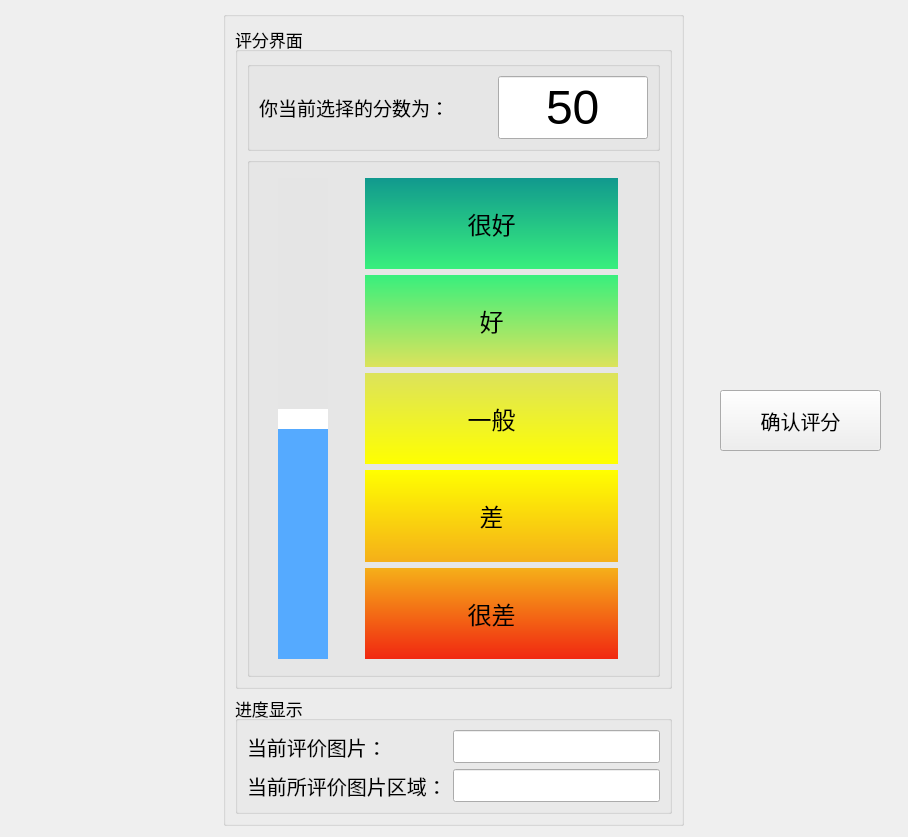
<?xml version="1.0" encoding="UTF-8"?>
<ui version="4.0">
 <class>ScorePage</class>
 <widget class="QMainWindow" name="ScorePage">
  <property name="geometry">
   <rect>
    <x>0</x>
    <y>0</y>
    <width>908</width>
    <height>837</height>
   </rect>
  </property>
  <property name="windowTitle">
   <string>MainWindow</string>
  </property>
  <widget class="QWidget" name="centralwidget">
   <widget class="QGroupBox" name="groupBox_7">
    <property name="geometry">
     <rect>
      <x>223</x>
      <y>11</y>
      <width>461</width>
      <height>815</height>
     </rect>
    </property>
    <property name="maximumSize">
     <size>
      <width>461</width>
      <height>16777215</height>
     </size>
    </property>
    <property name="autoFillBackground">
     <bool>false</bool>
    </property>
    <property name="styleSheet">
     <string notr="true"/>
    </property>
    <property name="title">
     <string/>
    </property>
    <layout class="QVBoxLayout" name="verticalLayout_5">
     <item>
      <widget class="QGroupBox" name="groupBox_2">
       <property name="font">
        <font>
         <pointsize>13</pointsize>
        </font>
       </property>
       <property name="title">
        <string>评分界面</string>
       </property>
       <layout class="QVBoxLayout" name="verticalLayout_2">
        <item>
         <widget class="QGroupBox" name="groupBox_3">
          <property name="title">
           <string/>
          </property>
          <layout class="QHBoxLayout" name="horizontalLayout_8">
           <item>
            <widget class="QLabel" name="label">
             <property name="font">
              <font>
               <pointsize>14</pointsize>
              </font>
             </property>
             <property name="text">
              <string>你当前选择的分数为：</string>
             </property>
            </widget>
           </item>
           <item>
            <widget class="QLineEdit" name="scoreEdit">
             <property name="maximumSize">
              <size>
               <width>150</width>
               <height>16777215</height>
              </size>
             </property>
             <property name="font">
              <font>
               <pointsize>36</pointsize>
               <weight>50</weight>
               <bold>false</bold>
              </font>
             </property>
             <property name="text">
              <string>50</string>
             </property>
             <property name="alignment">
              <set>Qt::AlignCenter</set>
             </property>
             <property name="readOnly">
              <bool>true</bool>
             </property>
            </widget>
           </item>
          </layout>
         </widget>
        </item>
        <item>
         <widget class="QGroupBox" name="groupBox_4">
          <property name="minimumSize">
           <size>
            <width>411</width>
            <height>274</height>
           </size>
          </property>
          <property name="title">
           <string/>
          </property>
          <layout class="QHBoxLayout" name="horizontalLayout_6" stretch="0,0">
           <property name="spacing">
            <number>0</number>
           </property>
           <property name="leftMargin">
            <number>0</number>
           </property>
           <property name="topMargin">
            <number>0</number>
           </property>
           <property name="rightMargin">
            <number>0</number>
           </property>
           <property name="bottomMargin">
            <number>0</number>
           </property>
           <item>
            <widget class="QSlider" name="scoreSlider">
             <property name="minimumSize">
              <size>
               <width>50</width>
               <height>0</height>
              </size>
             </property>
             <property name="styleSheet">
              <string notr="true">QSlider {
	padding-top: 15px;
	padding-bottom: 15px;
	border-radius: 5px;
}
 
QSlider::add-page:vertical {
	background-color: rgb(85, 170, 255);
	width:5px;
	border-radius: 2px;
}
 
QSlider::sub-page:vertical {
	
	background-color: rgb(229, 229, 229);
	width:5px;
	border-radius: 2px;
}
 
QSlider::groove:vertical {
	background:transparent;
	width:80px;
}
 
QSlider::handle:vertical {
	height: 20px;
	width: 20px;
	margin: 0px -4px 0px -4px;
	border-radius: 10px;
	background: rgb(255, 255, 255);
}</string>
             </property>
             <property name="maximum">
              <number>100</number>
             </property>
             <property name="singleStep">
              <number>1</number>
             </property>
             <property name="pageStep">
              <number>2</number>
             </property>
             <property name="value">
              <number>50</number>
             </property>
             <property name="sliderPosition">
              <number>50</number>
             </property>
             <property name="orientation">
              <enum>Qt::Vertical</enum>
             </property>
             <property name="tickPosition">
              <enum>QSlider::NoTicks</enum>
             </property>
            </widget>
           </item>
           <item>
            <widget class="QGroupBox" name="groupBox_5">
             <property name="maximumSize">
              <size>
               <width>271</width>
               <height>16777215</height>
              </size>
             </property>
             <property name="styleSheet">
              <string notr="true">border:none;</string>
             </property>
             <property name="title">
              <string/>
             </property>
             <layout class="QVBoxLayout" name="verticalLayout">
              <property name="spacing">
               <number>6</number>
              </property>
              <property name="topMargin">
               <number>15</number>
              </property>
              <property name="bottomMargin">
               <number>15</number>
              </property>
              <item>
               <widget class="QLabel" name="label_2">
                <property name="font">
                 <font>
                  <family>微软雅黑</family>
                  <pointsize>18</pointsize>
                  <weight>50</weight>
                  <italic>false</italic>
                  <bold>false</bold>
                 </font>
                </property>
                <property name="styleSheet">
                 <string notr="true">font: 18pt &quot;微软雅黑&quot;;
background:qlineargradient(x1:0, y1:0, x2:0, y2:1, stop:0 #11998e, stop:1 #38ef7d);</string>
                </property>
                <property name="text">
                 <string>很好</string>
                </property>
                <property name="alignment">
                 <set>Qt::AlignCenter</set>
                </property>
               </widget>
              </item>
              <item>
               <widget class="QLabel" name="label_3">
                <property name="font">
                 <font>
                  <family>微软雅黑</family>
                  <pointsize>18</pointsize>
                  <weight>50</weight>
                  <italic>false</italic>
                  <bold>false</bold>
                 </font>
                </property>
                <property name="styleSheet">
                 <string notr="true">font: 18pt &quot;微软雅黑&quot;;
background:qlineargradient(x1:0, y1:0, x2:0, y2:1, stop:0 #38ef7d, stop:1 #DCE35B);</string>
                </property>
                <property name="text">
                 <string>好</string>
                </property>
                <property name="alignment">
                 <set>Qt::AlignCenter</set>
                </property>
               </widget>
              </item>
              <item>
               <widget class="QLabel" name="label_4">
                <property name="font">
                 <font>
                  <family>微软雅黑</family>
                  <pointsize>18</pointsize>
                  <weight>50</weight>
                  <italic>false</italic>
                  <bold>false</bold>
                 </font>
                </property>
                <property name="styleSheet">
                 <string notr="true">font: 18pt &quot;微软雅黑&quot;;
background:qlineargradient(x1:0, y1:0, x2:0, y2:1, stop:0 #DCE35B, stop:1 #ffff00);</string>
                </property>
                <property name="text">
                 <string>一般</string>
                </property>
                <property name="alignment">
                 <set>Qt::AlignCenter</set>
                </property>
               </widget>
              </item>
              <item>
               <widget class="QLabel" name="label_5">
                <property name="font">
                 <font>
                  <family>微软雅黑</family>
                  <pointsize>18</pointsize>
                  <weight>50</weight>
                  <italic>false</italic>
                  <bold>false</bold>
                 </font>
                </property>
                <property name="styleSheet">
                 <string notr="true">font: 18pt &quot;微软雅黑&quot;;
background:qlineargradient(x1:0, y1:0, x2:0, y2:1, stop:0 #ffff00, stop:1 #f5af19);</string>
                </property>
                <property name="text">
                 <string>差</string>
                </property>
                <property name="alignment">
                 <set>Qt::AlignCenter</set>
                </property>
               </widget>
              </item>
              <item>
               <widget class="QLabel" name="label_6">
                <property name="font">
                 <font>
                  <family>微软雅黑</family>
                  <pointsize>18</pointsize>
                  <weight>50</weight>
                  <italic>false</italic>
                  <bold>false</bold>
                 </font>
                </property>
                <property name="styleSheet">
                 <string notr="true">font: 18pt &quot;微软雅黑&quot;;
background:qlineargradient(x1:0, y1:0, x2:0, y2:1, stop:0 #f5af19, stop:1 #f12711);</string>
                </property>
                <property name="text">
                 <string>很差</string>
                </property>
                <property name="alignment">
                 <set>Qt::AlignCenter</set>
                </property>
               </widget>
              </item>
             </layout>
            </widget>
           </item>
          </layout>
         </widget>
        </item>
       </layout>
      </widget>
     </item>
     <item>
      <widget class="QGroupBox" name="groupBox_11">
       <property name="minimumSize">
        <size>
         <width>0</width>
         <height>0</height>
        </size>
       </property>
       <property name="font">
        <font>
         <pointsize>13</pointsize>
        </font>
       </property>
       <property name="title">
        <string>进度显示</string>
       </property>
       <layout class="QFormLayout" name="formLayout">
        <item row="0" column="0">
         <widget class="QLabel" name="label_13">
          <property name="maximumSize">
           <size>
            <width>16777215</width>
            <height>16777215</height>
           </size>
          </property>
          <property name="font">
           <font>
            <pointsize>15</pointsize>
           </font>
          </property>
          <property name="text">
           <string>当前评价图片：</string>
          </property>
         </widget>
        </item>
        <item row="0" column="1">
         <widget class="QLineEdit" name="finishedEdit">
          <property name="font">
           <font>
            <pointsize>16</pointsize>
           </font>
          </property>
          <property name="alignment">
           <set>Qt::AlignCenter</set>
          </property>
          <property name="readOnly">
           <bool>false</bool>
          </property>
         </widget>
        </item>
        <item row="1" column="0">
         <widget class="QLabel" name="label_14">
          <property name="maximumSize">
           <size>
            <width>250</width>
            <height>16777215</height>
           </size>
          </property>
          <property name="font">
           <font>
            <pointsize>15</pointsize>
           </font>
          </property>
          <property name="text">
           <string>当前所评价图片区域：</string>
          </property>
         </widget>
        </item>
        <item row="1" column="1">
         <widget class="QLineEdit" name="currentPartEdit">
          <property name="font">
           <font>
            <pointsize>16</pointsize>
           </font>
          </property>
          <property name="text">
           <string/>
          </property>
          <property name="alignment">
           <set>Qt::AlignCenter</set>
          </property>
         </widget>
        </item>
       </layout>
      </widget>
     </item>
    </layout>
   </widget>
   <widget class="QPushButton" name="btnSure">
    <property name="geometry">
     <rect>
      <x>720</x>
      <y>390</y>
      <width>161</width>
      <height>61</height>
     </rect>
    </property>
    <property name="font">
     <font>
      <pointsize>15</pointsize>
     </font>
    </property>
    <property name="text">
     <string>确认评分</string>
    </property>
   </widget>
  </widget>
 </widget>
 <resources/>
 <connections>
  <connection>
   <sender>scoreSlider</sender>
   <signal>valueChanged(int)</signal>
   <receiver>ScorePage</receiver>
   <slot>changeSliderColor()</slot>
   <hints>
    <hint type="sourcelabel">
     <x>299</x>
     <y>229</y>
    </hint>
    <hint type="destinationlabel">
     <x>353</x>
     <y>-77</y>
    </hint>
   </hints>
  </connection>
 </connections>
 <slots>
  <slot>changeSliderColor()</slot>
 </slots>
</ui>
